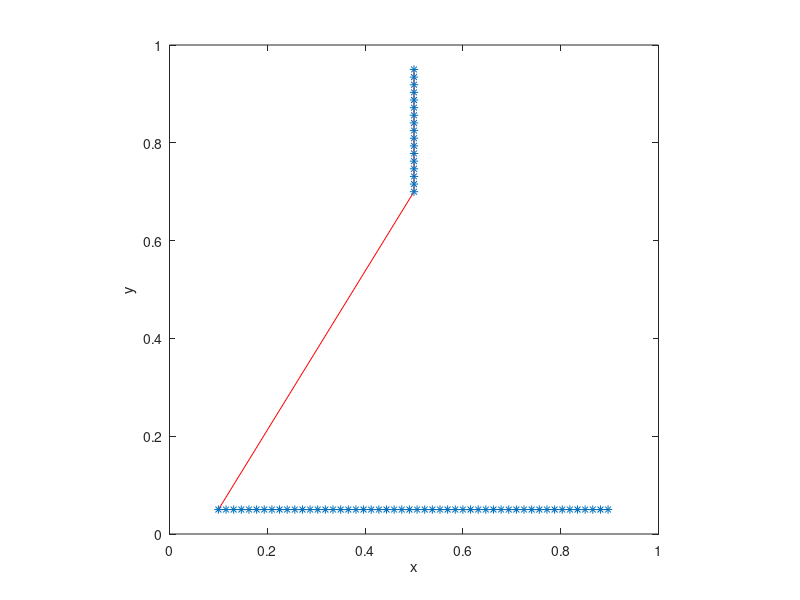

This chart was generated by the following MATLAB code:
%-------------------------------------------------------------------------------------------------------------------%
%
% IB2d is an Immersed Boundary Code (IB) for solving fully coupled non-linear 
% 	fluid-structure interaction models. This version of the code is based off of
%	Peskin's Immersed Boundary Method Paper in Acta Numerica, 2002.
%
% Author: Nicholas A. Battista
% Email:  nick.battista@unc.edu
% Date Created: May 27th, 2015
% Institution: UNC-CH
%
% This code is capable of creating Lagrangian Structures using:
% 	1. Springs
% 	2. Beams (*torsional springs)
% 	3. Target Points
%	4. Muscle-Model (combined Force-Length-Velocity model, "HIll+(Length-Tension)")
%
% One is able to update those Lagrangian Structure parameters, e.g., spring constants, resting %%	lengths, etc
% 
% There are a number of built in Examples, mostly used for teaching purposes. 
% 
% If you would like us %to add a specific muscle model, please let Nick (nick.battista@unc.edu) know.
%
%--------------------------------------------------------------------------------------------------------------------%

%%%%%%%%%%%%%%%%%%%%%%%%%%%%%%%%%%%%%%%%%%%%%%%%%%%%%%%%%%%%%%%%%%%%%%%%%%%%%%%%%%%%%%
%
% FUNCTION: creates the BABY_SPIDER-EXAMPLE geometry and prints associated input files
%
%%%%%%%%%%%%%%%%%%%%%%%%%%%%%%%%%%%%%%%%%%%%%%%%%%%%%%%%%%%%%%%%%%%%%%%%%%%%%%%%%%%%%%

function Baby_Spiders()

%
% Grid Parameters (MAKE SURE MATCHES IN input2d !!!)
%
Nx =  32;        % # of Eulerian Grid Pts. in x-Direction (MUST BE EVEN!!!)
Ny =  32;        % # of Eulerian Grid Pts. in y-Direction (MUST BE EVEN!!!)
Lx = 1.0;        % Length of Eulerian Grid in x-Direction
Ly = 1.0;        % Length of Eulerian Grid in y-Direction


% Immersed Structure Geometric / Dynamic Parameters %
Ls = 0.25;       % Length of baby-spider web
ds = Lx/(2*Nx);  % Lagrangian spacing, ds
struct_name = 'spider'; % Name for .vertex, .spring, etc files.


% Call function to construct geometry
[xLag,yLag,Ninfo] = give_Me_Immsersed_Boundary_Geometry(ds,Ny,Ly,Ls);


% Plot Geometry to test
plot(xLag,yLag,'r-'); hold on;
plot(xLag,yLag,'*'); hold on;
xlabel('x'); ylabel('y');
axis square;


% Print INFO to screen
fprintf('\n\n                   INFO TO CHECK INPUT FILES!\n\n');
fprintf('# of Lag. Pts in WEB: %d\n',Ninfo(1));
fprintf('# of Lag. Pts in FLOOR: %d\n',Ninfo(2));
fprintf('Total # of Lag. Pts: %d\n',Ninfo(1)+Ninfo(2));
fprintf('Index of MASSIVE Pt (last pt. of WEB): %d\n\n\n',Ninfo(1));


% Prints .vertex file!
print_Lagrangian_Vertices(xLag,yLag,struct_name);


% Prints .mass file!
k_Mass = 1e6;         % 'spring' stiffness parameter for tethering
Mass =   20.0;          % "MASS" value for 'MASSIVE' nodal movement
print_Lagrangian_Mass_Pts(xLag,k_Mass,Mass,struct_name,Ninfo);


% Prints .spring file!
k_Spring = 1e0;
print_Lagrangian_Springs(xLag,yLag,k_Spring,struct_name,Ninfo,ds);


% Prints .beam file!
k_Beam = 1e0; C = 0.0;
print_Lagrangian_Beams(xLag,yLag,k_Beam,C,struct_name,Ninfo);


% Prints .target file!
k_Target = 1e4;
print_Lagrangian_Target_Pts(xLag,k_Target,struct_name,Ninfo);



%%%%%%%%%%%%%%%%%%%%%%%%%%%%%%%%%%%%%%%%%%%%%%%%%%%%%%%%%%%%%%%%%%%%%%%%
%
% FUNCTION: prints VERTEX points to a file called spider.vertex
%
%%%%%%%%%%%%%%%%%%%%%%%%%%%%%%%%%%%%%%%%%%%%%%%%%%%%%%%%%%%%%%%%%%%%%%%%

function print_Lagrangian_Vertices(xLag,yLag,struct_name)

    N = length(xLag);

    vertex_fid = fopen([struct_name '.vertex'], 'w');

    fprintf(vertex_fid, '%d\n', N );

    %Loops over all Lagrangian Pts.
    for s = 1:N
        X_v = xLag(s);
        Y_v = yLag(s);
        fprintf(vertex_fid, '%1.16e %1.16e\n', X_v, Y_v);
    end

    fclose(vertex_fid); 
    
%%%%%%%%%%%%%%%%%%%%%%%%%%%%%%%%%%%%%%%%%%%%%%%%%%%%%%%%%%%%%%%%%%%%%%%%
%
% FUNCTION: prints MASS points to a file called spider.mass
%
%%%%%%%%%%%%%%%%%%%%%%%%%%%%%%%%%%%%%%%%%%%%%%%%%%%%%%%%%%%%%%%%%%%%%%%%  
    
function print_Lagrangian_Mass_Pts(xLag,kMass,Mass,struct_name,Ninfo)

    %LOOP OVER LAG PTS FOR MASS PTS IN LAGRANGIAN INDEXING

    N = 1;  % ONLY 1 MASS PT.!

    mass_fid = fopen([struct_name '.mass'], 'w');

    fprintf(mass_fid, '%d\n', N );

    % Single Mass Pt. (bottom point of web!)
    fprintf(mass_fid, '%d %1.16e %1.16e\n', Ninfo(1), kMass,Mass);
    
    fclose(mass_fid); 
       
    
%%%%%%%%%%%%%%%%%%%%%%%%%%%%%%%%%%%%%%%%%%%%%%%%%%%%%%%%%%%%%%%%%%%%%%%%
%
% FUNCTION: prints Vertex points to a file called spider.vertex
%
%%%%%%%%%%%%%%%%%%%%%%%%%%%%%%%%%%%%%%%%%%%%%%%%%%%%%%%%%%%%%%%%%%%%%%%%

function print_Lagrangian_Target_Pts(xLag,k_Target,struct_name,Ninfo)

    N = Ninfo(2);   % # of Lag. Pts on FLOOR!
    Ns= Ninfo(1)+1; % Starting Lag. Pt. INDEX for FLOOR
    
    target_fid = fopen([struct_name '.target'], 'w');

    fprintf(target_fid, '%d\n', N );

    %Loops over Lag. Pts on FLOOR ONLY
    for s = Ns:Ns+(N-1)
        fprintf(target_fid, '%d %1.16e\n', s, k_Target);
    end

    fclose(target_fid); 
    
    
%%%%%%%%%%%%%%%%%%%%%%%%%%%%%%%%%%%%%%%%%%%%%%%%%%%%%%%%%%%%%%%%%%%%%%%%%%%%%%%%%%%%%
%
% FUNCTION: prints BEAM (Torsional Spring) points to a file called spider.beam
%
%%%%%%%%%%%%%%%%%%%%%%%%%%%%%%%%%%%%%%%%%%%%%%%%%%%%%%%%%%%%%%%%%%%%%%%%%%%%%%%%%%%%%

function print_Lagrangian_Beams(xLag,yLag,k_Beam,C,struct_name,Ninfo)

    % k_Beam: beam stiffness
    % C: beam curvature
    
    N = Ninfo(1)-2; % NOTE: Total # of beams = % of Lag Pts. on WEB - 2

    beam_fid = fopen([struct_name '.beam'], 'w');

    fprintf(beam_fid, '%d\n', N );

    %BEAMS BETWEEN VERTICES
    for s = 2:N-1
        fprintf(beam_fid, '%d %d %d %1.16e %1.16e\n',s-1, s, s+1, k_Beam, C);  
    end
    fclose(beam_fid); 


%%%%%%%%%%%%%%%%%%%%%%%%%%%%%%%%%%%%%%%%%%%%%%%%%%%%%%%%%%%%%%%%%%%%%%%%
%
% FUNCTION: prints SPRING points to a file called spider.spring
%
%%%%%%%%%%%%%%%%%%%%%%%%%%%%%%%%%%%%%%%%%%%%%%%%%%%%%%%%%%%%%%%%%%%%%%%%

function print_Lagrangian_Springs(xLag,yLag,k_Spring,struct_name,Ninfo,ds)

    N = Ninfo(1)-1;  % # of springs (just on 'web' of geometry)

    spring_fid = fopen([struct_name '.spring'], 'w');

    fprintf(spring_fid, '%d\n', N );

    %spring_force = kappa_spring*ds/(ds^2);

    %SPRINGS BETWEEN VERTICES ON WEBBING ONLY
    for s = 1:N
        fprintf(spring_fid, '%d %d %1.16e %1.16e\n', s, s+1, k_Spring, ds);  
    end
    fclose(spring_fid); 
    
    

%%%%%%%%%%%%%%%%%%%%%%%%%%%%%%%%%%%%%%%%%%%%%%%%%%%%%%%%%%%%%%%%%%%%%%%%
%
% FUNCTION: creates the Lagrangian structure geometry
%
%%%%%%%%%%%%%%%%%%%%%%%%%%%%%%%%%%%%%%%%%%%%%%%%%%%%%%%%%%%%%%%%%%%%%%%%

function [xLag,yLag,Ninfo] = give_Me_Immsersed_Boundary_Geometry(ds,Ny,Ly,Ls)

% ASSUMES Nx=Ny %

%
% Create Spider Web Geometry (springs, beams, and 1-mass pt)
%
yS = Ly*( 1.0 - (0.10*Ny*ds) );       % Highest Point of Web
yWeb = yS:-ds:yS-Ls;                  % yPts of web
Nweb = length(yWeb);                  % # of Lag. Pts in Web
xWeb = (Ly/2)*ones(1,Nweb);           % xPts of web

%
% Create Floor (for target pts)
% 
frac = 0.2;                                       % Fraction of bottom of domain, 'not floored'
frac2 = 0.05;                                     % Fraction of height of domain for floor to be placed
xFloor = (frac/2)*Ly:ds:Ly*( 1.0 - (frac/2) );    % xPts of floor
Nfloor = length(xFloor);                          % # of Lag. Pts in Floor
yFloor = frac2*Ly*ones(1,Nfloor);                 % yPts of floor


xLag = [xWeb xFloor];             %Vector of all x-Lag. Pts.
yLag = [yWeb yFloor];             %Vector of all y-Lag. Pts.
Ninfo= [Nweb Nfloor Nweb+Nfloor]; %Vector of # of Lag. Pts for each part of geometry
